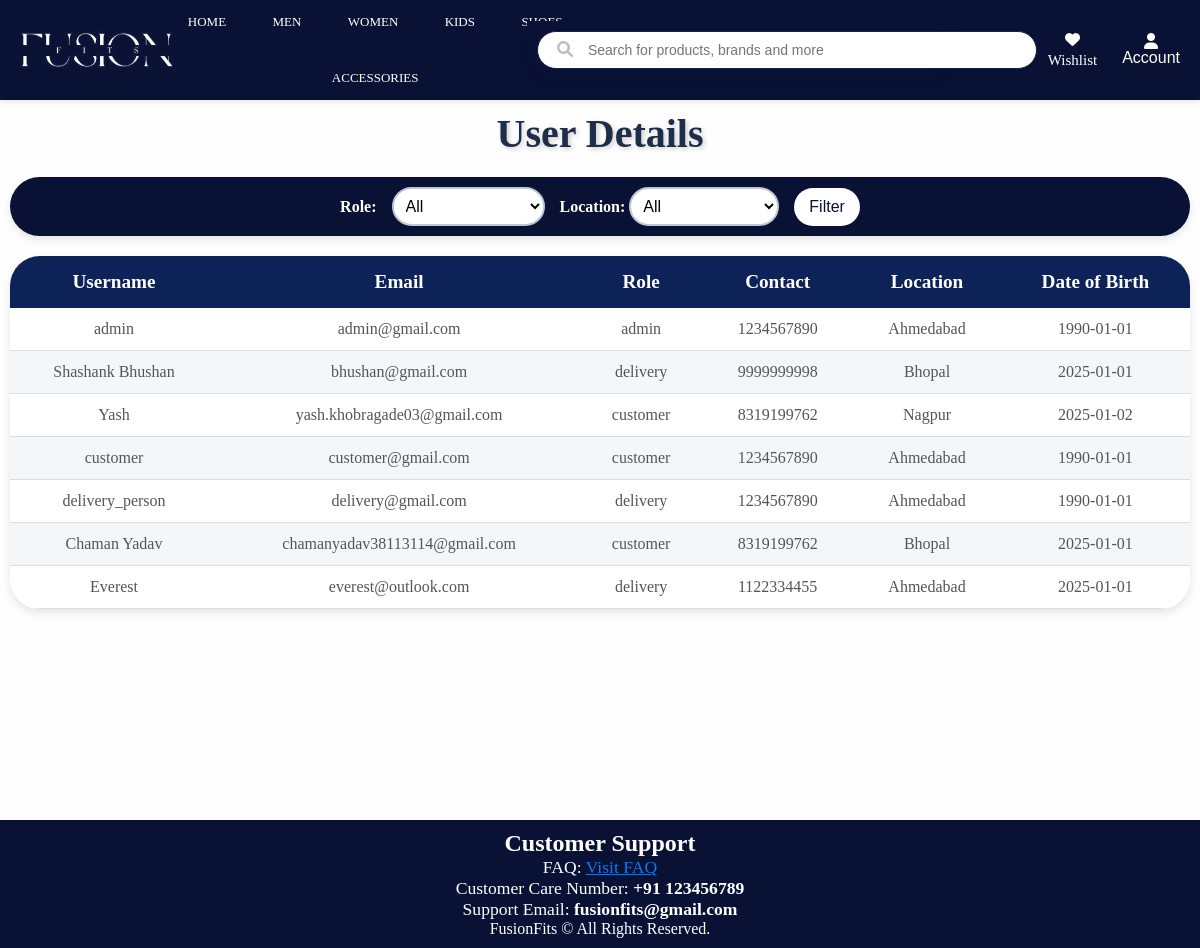
Before: /admin/user_details (signed in) with the older database file.
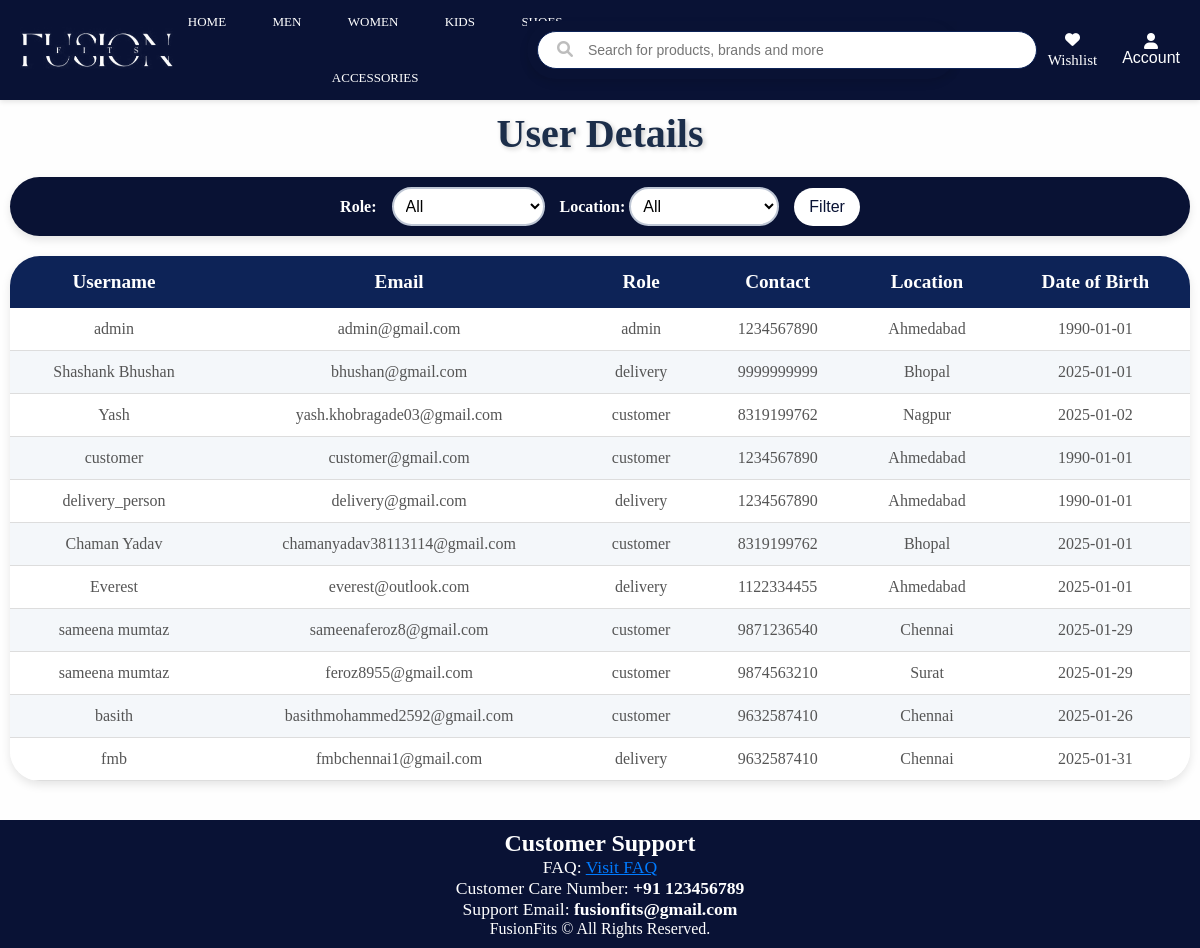
After: the same page with the newer database file.
### app/models.py (models this page shows, shortened)
class User(UserMixin, db.Model):
    id = db.Column(db.Integer, primary_key=True)
    username = db.Column(db.String(50), nullable=False)
    email = db.Column(db.String(100), unique=True, nullable=False)
    password = db.Column(db.String(255), nullable=False)
    role = db.Column(db.String(20), nullable=False)
    contact = db.Column(db.String(20), nullable=False)
    address = db.Column(db.String(200), nullable=False)
    city = db.Column(db.String(100), nullable=False)
    dob = db.Column(db.Date, nullable=False)
    reset_token = db.Column(db.String(128), nullable=True)

### app/admin.py (the view)
@admin.route('/user_details', methods=['GET', 'POST'])
@restrict_to_admin()
def user_details():
    role_filter = request.args.get('role','')
    location_filter = request.args.get('location','')
    query = User.query
    if role_filter:
        query = query.filter_by(role=role_filter)
    if location_filter:
        query = query.filter(User.city.ilike(f"%{location_filter}%"))
    users = query.all()
    return render_template('user_details.html', users=users, role_filter=role_filter, location_filter=location_filter)

### app/utils.py (called while the page is built)
def restrict_to_admin():
    def decorator(f):
        @wraps(f)
        @login_required
        def decorated_function(*args, **kwargs):
            if current_user.role != "admin":
                flash("Access denied! Admins only.", "danger")
                return redirect(url_for("main.home"))
            return f(*args, **kwargs)
        return decorated_function
    return decorator

### app/templates/user_details.html (shortened to what this page needs)
<!DOCTYPE html>
<html lang="en">
<head>
    <link rel="stylesheet" href="{{ url_for('static', filename='user.css') }}">
</head>
<body>
    {% extends "home.html" %}
    {% block content %}
    <div class="container">
        <h1>User Details</h1>
    <form method="GET" action="{{ url_for('admin.user_details') }}" class= "filter-form">
        <label for="role">Role:</label>
        <select name="role" id="role">
            <option value="">All</option>
        </select>
<div class="form-group">
  <label for="location">Location:</label>
  <select name="location" id="location" class="form-control">
      <option value="">All</option>
  </select>
</div>
        <button type="submit">Filter</button>
    </form>
    <table>
        <thead>
            <tr>
                <th>Username</th>
                <th>Email</th>
                <th>Role</th>
                <th>Contact</th>
                <th>Location</th>
                <th>Date of Birth</th>
            </tr>
        </thead>
        <tbody>
            {% for user in users %}
                <tr>
                    <td>{{ user.username }}</td>
                    <td>{{ user.email }}</td>
                    <td>{{ user.role }}</td>
                    <td>{{ user.contact }}</td>
                    <td>{{ user.city }}</td>
                    <td>{{ user.dob }}</td>
                </tr>
            {% endfor %}
        </tbody>
    </table>
</div>
    {% endblock %}

### app/templates/home.html (shortened to what this page needs)
<!DOCTYPE html>
<html lang="en">
<head>
    <link rel="stylesheet" href="https://cdnjs.cloudflare.com/ajax/libs/font-awesome/6.0.0/css/all.min.css">
    <link rel="stylesheet" href="{{ url_for('static', filename='home.css') }}">
</head>
<body>
    <nav class="navbar">
        <div class="logo">
            <a href="/">
                <img src="{{ url_for('static', filename='videos/FUSIONFITS_LOGO.jpg') }}" alt="FusionFits Logo" ">
            </a>
        </div>
    <nav class="categories-nav">
            <ul >
                <li><a href="/" class="{% if request.path == '/' %}active{% endif %}">HOME</a></li>
                <li><a href="{{ url_for('main.gender_specific', gender='male') }}" class="{% if request.path.startswith('/gender/male') %}active{% endif %}">MEN</a></li>
                <li><a href="{{ url_for('main.gender_specific', gender='female') }}" class="{% if request.path.startswith('/gender/female') %}active{% endif %}">WOMEN</a></li>
                <li><a href="{{ url_for('main.category_specific', category='kids') }}" class="{% if request.path.startswith('/category/kids') %}active{% endif %}">KIDS</a></li>
                <li><a href="{{ url_for('main.category_specific', category='shoes') }}" class="{% if request.path.startswith('/category/shoes') %}active{% endif %}">SHOES</a></li>
                <li><a href="{{ url_for('main.category_specific', category='asccessory') }}" class="{% if request.path.startswith('/category/accessory') %}active{% endif %}">ACCESSORIES</a></li>
            </ul>
        </nav>
            <div class="search-container">
                <form action="{{ url_for('main.search') }}" method="get">
                    <input type="text" name="q" placeholder="Search for products, brands and more" value="{{ request.args.get('q', '') }}">
                    <button type="submit"><i class="fa fa-search"></i></button>
                </form>
            </div>
            <div class="navbar-buttons">
                <a href="{{ url_for('main.cart') }}" class="cart-btn">
                    <span>Cart</span>
                </a>
                <a href="{{ url_for('main.wishlist') }}" class="wishlist-btn">
                    <i class="fa fa-heart"></i>
                    <span>Wishlist</span>
                </a>
                <div class="dropdown navbar-right">
                    <button class="dropbtn">
                    <i class="fa fa-user"></i>
                    <span> Account </span>
                    </button>
                </div>
            </div>
    </nav>
    <main>
        {% block content %}{% endblock %}
    </main>
    <footer>
        <section id="support">
            <h2 style="text-align: center;">Customer Support</h2>
            <p style="text-align: center; font-size: 1.1em;">FAQ: <a href="{{ url_for('main.faq') }}" style="color: #007bff;">Visit FAQ</a></p>
            <p style="text-align: center; font-size: 1.1em;">Customer Care Number: <span style="font-weight: bold;">+91 123456789</span></p>
            <p style="text-align: center; font-size: 1.1em;">Support Email: <span style="font-weight: bold;">fusionfits@gmail.com</span></p>
        </section>
               <p>FusionFits &copy; All Rights Reserved.</p>
</body>
</html>

### app/static/user.css (style rules this page uses)
body { background: linear-gradient(to bottom, #f0f4f8, #d9e2ec); margin: 0; padding: 20px; color: #db1111; }
h1 { text-align: center; font-size: 2.5rem; color: #1c2e4a; margin-bottom: 20px; text-shadow: 2px 2px 5px rgba(0, 0, 0, 0.2); }
form { display: flex; justify-content: center; align-items: center; gap: 15px; padding: 10px; background-color: #091234; box-shadow: 0px 4px 8px rgba(0, 0, 0, 0.1); border-radius: 50px; }
form label { font-weight: bold; color: #ffffff; }
form select, form input { padding: 8px 8px; border: 2px solid #bfc7d5; border-radius: 20px; font-size: 1rem; background-color: #ffffff; transition: border-color 0.3s ease; }
form button { background: #ffffff; color: #091234; padding: 10px 15px; border: none; border-radius: 20px; cursor: pointer; font-size: 1rem; transition: all 0.3s ease; }
table { width: 100%; border-collapse: collapse; margin-top: 20px; background-color: #fff; box-shadow: 0px 4px 10px rgba(0, 0, 0, 0.1); border-radius: 30px; overflow: hidden; text-align: center; }
table thead { background-color: #0d2357; color: #fff; }
table thead th { padding: 15px; font-size: 1.2rem; }
table tbody tr:nth-child(even) { background-color: #f4f7fa; }
table tbody tr:nth-child(odd) { background-color: #fff; }
table tbody td { padding: 12px 15px; border-bottom: 1px solid #ddd; font-size: 1rem; color: #555; }
.container { flex-grow: 1; }

### app/static/home.css (style rules this page uses)
* { margin: 0; padding-top: 0; box-sizing: border-box; }
body { margin: 0; padding: 0; background-color: #f4f4f4; color: #333; */ }
.logo img { height: 50px; width: auto; filter: invert(1); mix-blend-mode: screen; }
main { min-height: 90vh; padding: 20px; margin-top: 100px; display: flex; justify-content: center; }
.categories-nav { background-color:#091235; display: flex; justify-content: center; flex-wrap: wrap; margin-right: -50px; }
.categories-nav ul { list-style: none; display: flex; justify-content: space-evenly; padding: 0.5rem; margin-bottom: 0px; gap: 40px; flex-wrap: wrap; }
.categories-nav li { display: flex; color: #fff; font-weight: 500; font-size: 13px; transition: color 0.3s ease; }
.categories-nav a { text-decoration: none; color: #fff; font-weight: 500; font-size: 13px; transition: color 0.3s ease; }
.navbar { position: fixed; top: 0; left: 0; width: 100%; height: 100px; z-index: 1000; background-color: #091235; display: flex; align-items: center; justify-content: space-between; padding: 10px 20px; box-shadow: 0px 2px 5px rgba(0, 0, 0, 0.1); }
.search-container { position: relative; display: flex; align-items: center; background-color: #091234; }
.search-container input { padding: 10px 15px; padding-left: 50px; border: 1px solid #0d2357; border-radius: 30px; width: 500px; outline: none; margin-right: -90px; font-size: 14px; }
.search-container button { position: absolute; left: 15px; top: 50%; transform: translateY(-50%); border: none; background: none; cursor: pointer; color:rgba(0, 0, 0, 0.26); }
.cart-btn, .wishlist-btn, .Account { text-decoration: none; color: white; gap: 5px; font-size: 15px; display: flex; flex-direction: column; align-items: center; justify-content: center; padding: 5px; transition: background-color 0.3s ease; }
.navbar-buttons { display: flex; justify-content: space-evenly; align-items: center; gap: 20px; margin-left: 30px; }
.navbar-buttons .dropdown .dropbtn { background: none; border: none; color: white; padding: 0; font-size: 1em; cursor: pointer; text-decoration: none; }
.dropbtn { display: flex; flex-direction: column; align-items: center; justify-content: center; background: none; border: none; cursor: pointer; color: white; font-size: 1em; padding: 8px 10px; transition: transform 0.2s ease; }
footer { background-color:#091235; color: white; text-align: center; padding: 10px 0; width: 100%; bottom: 0; left: 0; position: relative; }
main { min-height: 90vh; padding: 10px; }

Changed rows visible on the page:
changed User "Shashank Bhushan": contact "9999999998" → "9999999999"
added User: username "sameena mumtaz", email "sameenaferoz8@gmail.com", role "customer", contact "9871236540", city "Chennai", dob "2025-01-29"
added User: username "sameena mumtaz", email "feroz8955@gmail.com", role "customer", contact "9874563210", city "Surat", dob "2025-01-29"
added User: username "basith", email "basithmohammed2592@gmail.com", role "customer", contact "9632587410", city "Chennai", dob "2025-01-26"
added User: username "fmb", email "fmbchennai1@gmail.com", role "delivery", contact "9632587410", city "Chennai", dob "2025-01-31"
